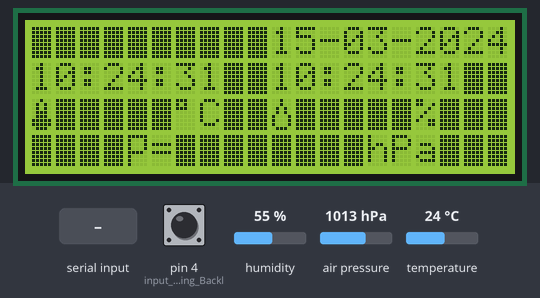
The sketch below on a simulated Arduino Uno, built with avr-gcc and run on an emulated ATmega328P. On the bench: 20×4 character LCD. Wiring (inferred from the names in the program): DS3231 clock at I2C address 0x68. Inputs (shaded band) come from the test bench; at power-on: air pressure 1013 hPa, pin 4 (input_for_switching_Backl) LOW, humidity 55 %, temperature 24 °C. The local clock reads 2024-03-15 10:24:30 at power-on unless the sketch sets it; what the sketch prints to the serial monitor is not drawn.

Above: at 1.7 s.
1.8 s: air pressure set to 952 hPa
At 4.5 s:
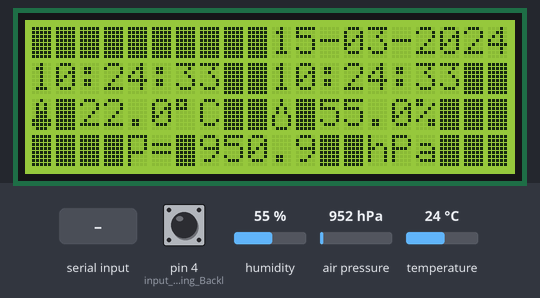
6.2 s: pin 4 (input_for_switching_Backl) pulled HIGH for 1 s
At 8.7 s:
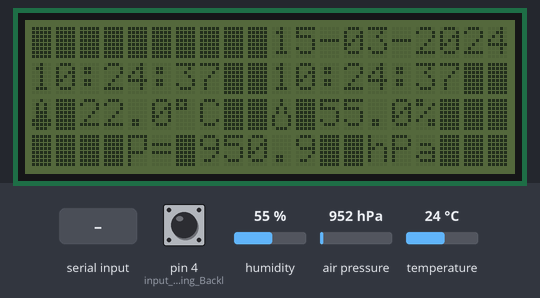
12.6 s: air pressure set to 1025 hPa
At 15.2 s:
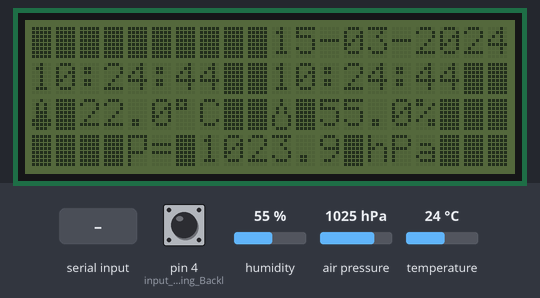
16.9 s: pin 4 (input_for_switching_Backl) pulled HIGH for 3.2 s
At 23.1 s:
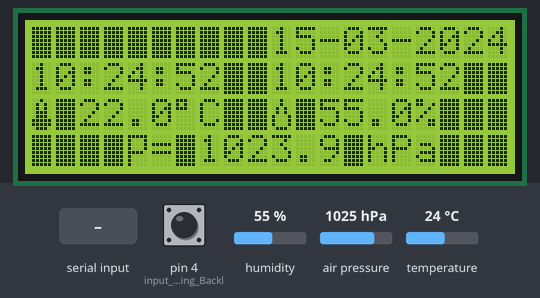
23.3 s: " " received over Serial
At 26.8 s:
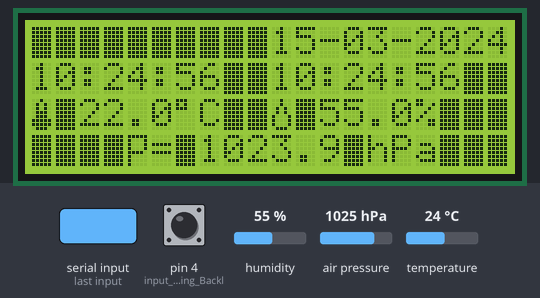
28.0 s: "?" received over Serial
At 35.54 s:
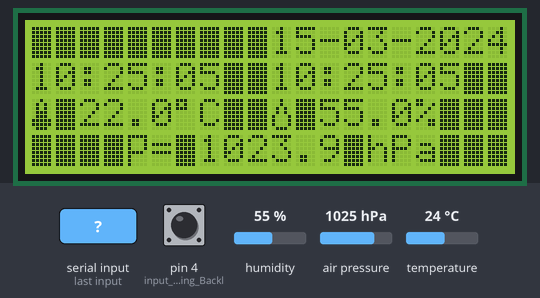
Timing chart, 0 to 35.6 s (numbered marks = the images above; inputs shaded):
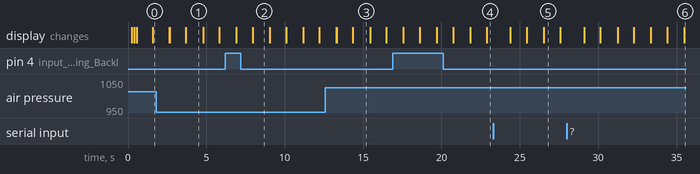

The sketch:

Ham_Shack_Display_v1.0.ino
```cpp
/* HAM Shack Information Display
 **************************************************************************************************
 *  Sketch to display Callsign, Date, UTC and Local Time, Temperature, Humidity and Barometric
 *  Airpressure on a 20 x 4 I2C LCD display
 *  This sketch is designed on a Arduino Nano. Arduino Uno is tested without any problem.
 *  Using a DS1307 Clockmodule, a AM2320 (DHT11) or similar Temperature and Humidity sensor and a BMP250 Barometric
 *  Airpressure sensor on Arduino.
 *  For the clockmodule you can also use a DS3231 RTC without need to change the library
 *  This sketch provides automatic switching of Summer- and Wintertime based on Central Europeen Time
 ****************************************************************************************************

   *** Clockmodule ***
   Initialisation of date and time, based on UTC, has te be done before running this sketch
   For this purpose, you can use the SetTime example in the library of the DS1307 Clockmodule
   You have to do this only once

   *** Initialisation Date and Time (UTC) in Clockmodule ***
   *************************************
   * Switch your PC to UTC time first ! *
   * ***********************************
   Go to the DS1307 Library amd select Examples
   Select the directory SetTime and the sketch TimeSet.ino
   Put on the Serial Monitor and run this sketch
   Date and time will be set automaticaly.
   Close this temporary sketch and run this HAM Shack Display sketch

***************************************************************************************************

   *** Personal info and Selections ***
   Via the serial monitor you can set your Callsign and preferences for the Date format
   Help information is provided

   ***  CALLSIGN ***
   Put in your own Callsign

   *** Date format ***
   Select your preferences to display the Date Format
   You can select : dd-mm-yyy or ddMMMyyyy ( Example: 10-04-2017 of 10APR2017

   *** Backlight ***
   Its possible to switch On and Off the Backlight via a push button.
   Pin D4 is input. Take Pin D4 with a 100K resistor to ground
   Connect the push button between +5 V and Pin D4 ( Arduino Nano)
   Extra: Build in automatic switch off backlight during night

   *** Barometric module ***
   In this sketch the Adafruit BMP280 is used, because this sensor can use 5V power and I2C bus
   Barometric Airpressure is displayed in hPa

   *** Corrections of displayed values ***
   Not all available sensors are equal
   If necessary, you can correct the displayed value of Temperature, Humidity and Barometric Air Pressure
   for your environment. See the mentioned lines in the sketch

   ***********************************************************************************************
   This sketch is based on the original simple design "Clock with Thermometer using Arduino" by Timofte Andrei,
   Translated and modified by Cor Struyk PA0GTB. The code is altered and further structured by Edwin Arts, PA7FRN
   Final Version 1.0 15 April 2017
   **********************************************************************************************
*/

#include <Wire.h>
#include <LiquidCrystal_I2C.h>
#include <AM2320.h>          // temperature / humidity sensor
#include <Time.h>
#include <Timezone.h>
#include <DS1307RTC.h>       // Clockmodule
#include <Adafruit_Sensor.h>
#include <Adafruit_BMP280.h> // Barometric sensor
#include <EEPROM.h>

#define VERSION_STRING "V1.0"

#define BMP_SCK 13
#define BMP_MISO 12
#define BMP_MOSI 11
#define BMP_CS 10

#define LED_OFF 0
#define LED_ON 1

#define LCD_ROW_COUNT  4
#define LCD_COL_COUNT 20

#define LCD_ROW_DATE 0
#define LCD_ROW_CALL 0
#define LCD_ROW_UTC  1
#define LCD_ROW_TIME 1
#define WEATHER_ROW   2

#define PRESSURE_ROW 3

//positions in LCD row 0
#define LCD_COL_CALL   1
#define LCD_EMPTY_CALL "          "
#define LCD_COL_DATE   10
#define LCD_EMPTY_DATE "          "

//positions in LCD row 1
#define LCD_COL_UTC   0
#define LCD_COL_TIME 10

//positions in LCD row 2
#define THERM_SYMBOL_COL     0
#define THERM_VALUE_COL      2
#define GRAD_SYMBOL_COL      6
#define HUMIDITY_SYMBOL_COL 10
#define HUMIDITY_VAL_COL    12
#define PROC_SYMBOL_COL     16

//positions in LCD row 3
#define PRESSURE_SYMBOL_COL  4
#define PRESSURE_VAL_COL     7
#define MBAR_COL            14

#define THERM_SYMBOL    1
#define HUMIDITY_SYMBOL 2
#define PRESSURE_SYMBOL 3

#define DATE_FORMAT_dd_mm_yyyy 0
#define DATE_FORMAT_ddMMMyyyy  1
#define DATE_FORMAT_MAX        1

#define CMD_CALL    "call"
#define CMD_DF      "df"

#define ADDR_CALL        0
#define ADDR_DATE_FORMAT 10

int dateFormat = DATE_FORMAT_dd_mm_yyyy;

// change these strings if you want another language than Dutch
String strMonth[12] = {
	"JAN", "FEB", "MRT",  "APR",  "MEI",  "JUN",  "JUL",  "AUG",  "SEP",  "OKT",  "NOV",  "DEC"
};

// Design of special Symbols

byte thermometer[8] = // Thermometer Symbol
{
    B00100,
    B01010,
    B01010,
    B01110,
    B01110,
    B11111,
    B11111,
    B01110
};

byte humiditySymbol[8] = // Humidity Symbol
{
    B00100,
    B00100,
    B01010,
    B01010,
    B10001,
    B10001,
    B10001,
    B01110,
};

byte pressure[8] = // Airpressure Symbol
{
    B11111,
    B10001,
    B10001,
    B10001,
    B11110,
    B10000,
    B10000,
    B10000
};

// Declare several Objects

// Temperature and Humidity Sensor
AM2320 th;

// Barometric sensor
Adafruit_BMP280 bme; // I2C bus

//Central European Time (Amsterdam, Frankfurt, Paris)
TimeChangeRule CEST = {"CEST", Last, Sun, Mar, 2, 120};     //Central European Summer Time
TimeChangeRule CET = {"CET ", Last, Sun, Oct, 3, 60};       //Central European Standard Time
Timezone CE(CEST, CET);

TimeChangeRule *tcr;        //pointer to the time change rule, use to get the TZ abbrev
time_t utc;

const unsigned long taskTime = 2000;
unsigned long taskTimer = 0;
String callsign = "<callsign>";

/* Display
   set the LCD address to 0x27 for a 20 chars 4 line display
   Set the pins on the I2C chip used for LCD connections:
*/

LiquidCrystal_I2C lcd(0x27, 2, 1, 0, 4, 5, 6, 7, 3, POSITIVE);

// Initital state of inputs for switching backlight display by button
  int i=0;
  int a=0;

void setup() {
  Serial.begin(9600);
  Wire.begin();
  !bme.begin();

  pinMode(4, INPUT);  // input for switching Backlight

  // Initialisation of display and used Symbols
  lcd.begin(LCD_COL_COUNT, LCD_ROW_COUNT);
  lcd.setBacklight(LED_OFF);  // Switch backlight OFF

  lcd.clear();
  lcd.createChar(THERM_SYMBOL,thermometer);
  lcd.createChar(HUMIDITY_SYMBOL,humiditySymbol);
  lcd.createChar(PRESSURE_SYMBOL,pressure);

  // Get time from RTC
  Wire.beginTransmission(0x68);
  Wire.write(0x07); // move pointer to SQW address
  Wire.write(0x10); // sends 0x10 (hex) 00010000 (binary) to control register - turns on square wave
  Wire.endTransmission();

  setSyncProvider(RTC.get);

  callsign = stringFromEeprom(ADDR_CALL);
  dateFormat = EEPROM.read(ADDR_DATE_FORMAT);
  if (dateFormat > DATE_FORMAT_MAX) {
    dateFormat = 0;
  }

  lcd.setCursor(LCD_COL_CALL, LCD_ROW_CALL);
  lcd.print(callsign);

  lcd.setCursor(THERM_SYMBOL_COL, WEATHER_ROW);
  lcd.write(THERM_SYMBOL);

  lcd.setCursor(GRAD_SYMBOL_COL, WEATHER_ROW);
  lcd.print((char)223); //temperature degree symbol
  lcd.print("C");

  lcd.setCursor(HUMIDITY_SYMBOL_COL, WEATHER_ROW);
  lcd.write(HUMIDITY_SYMBOL);

  lcd.setCursor(PROC_SYMBOL_COL, WEATHER_ROW);
  lcd.print("%");

  lcd.setCursor(PRESSURE_SYMBOL_COL, PRESSURE_ROW);
  lcd.write(PRESSURE_SYMBOL);
  lcd.print("=");
  lcd.setCursor(MBAR_COL, PRESSURE_ROW);
  lcd.print("hPa");

  Serial.println("Ham_Shack_Information_Display " + String(VERSION_STRING));
  Serial.println("Settings can be made via this serial interface.");
  handleCommand("", "");
}

void loop() {   // begin of loop
  utc = now();
  time_t t = CE.toLocal(utc, &tcr);

  // Button backlight on/off routine in combination with time set
  // Automatic switch off Backlight during night hours

  // if (i == 0){lcd.setBacklight(LED_ON);}  else{lcd.setBacklight(LED_OFF);}

  if ((hour(t) > 7) && (i == 0)){ lcd.setBacklight(LED_ON);}
     else {lcd.setBacklight(LED_OFF);} // set on at 07:00 and off during night hours

  if (i == 0 && digitalRead(4) == HIGH && a == 1){i = 1;} else{} // Backlight ON
  if (i == 1 && digitalRead(4) == HIGH && a == 0){i = 0;} else{} // Backlight OFF

  if (i == 0 && digitalRead(4) == LOW){a = 1;} else{} // BL = OFF  Button clear
  if (i == 1 && digitalRead(4) == LOW){a = 0;} else{} // BL = ON   Button clear


  printTime(utc, LCD_COL_UTC , LCD_ROW_UTC );
  printTime(t  , LCD_COL_TIME, LCD_ROW_TIME);
  printDate(t  , LCD_COL_DATE, LCD_ROW_DATE);

  checkSerialInput();

  unsigned long currentMillis = millis();
  if (currentMillis - taskTimer >= taskTime) {
    taskTimer = currentMillis;
    show_weather();       //displaying temperature, humidity and air pressure
  }
}

void checkSerialInput() {
  String input = Serial.readString();
  if (input != "") {
    Serial.println();
    Serial.println(input);
    input.trim();
    int idx = input.indexOf(" ");
    String cmd = input;
    String par = "";
    if (idx > -1) {
      cmd = input.substring(0, idx);
      par = input.substring(idx+1);
    }
    cmd.trim();
    par.trim();
    handleCommand(cmd, par);
  }
}

void handleCommand(String cmd, String par) {
  if (cmd == CMD_CALL) {
    if ((par == "?") || (par == "")) {
      Serial.print("type ");
      Serial.print(CMD_CALL);
      Serial.println(" followed by callsign, like:");
      Serial.print(CMD_CALL);
      Serial.println(" PA0GTB");
    }
    else {
      callsign = par;
      lcd.setCursor(LCD_COL_CALL, LCD_ROW_CALL);
      lcd.print(LCD_EMPTY_CALL);
      lcd.setCursor(LCD_COL_CALL, LCD_ROW_CALL);
      lcd.print(callsign);
      stringToEeprom(ADDR_CALL, callsign);
      Serial.print(callsign);
      Serial.println(" set");
    }
  }
  else if (cmd == CMD_DF) {
    if (par == "dd_mm_yyyy") {
      lcd.setCursor(LCD_COL_DATE, LCD_ROW_DATE);
      lcd.print(LCD_EMPTY_DATE);
      dateFormat = DATE_FORMAT_dd_mm_yyyy;
      EEPROM.write(ADDR_DATE_FORMAT, dateFormat);
      Serial.print(par);
      Serial.println(" set");
    }
    else if (par == "ddMMMyyyy") {
      lcd.setCursor(LCD_COL_DATE, LCD_ROW_DATE);
      lcd.print(LCD_EMPTY_DATE);
      dateFormat = DATE_FORMAT_ddMMMyyyy;
      EEPROM.write(ADDR_DATE_FORMAT, dateFormat);
      Serial.print(par);
      Serial.println(" set");
    }
    else {
      Serial.print("type ");
      Serial.print(CMD_DF);
      Serial.println(" followed by format. Valid formats are:");
      Serial.print(CMD_DF);
      Serial.println(" dd_mm_yyyy");
      Serial.print(CMD_DF);
      Serial.println(" ddMMMyyyy");
    }
  }
   else {
     Serial.println("Valid commands are:");
     Serial.print("  ");
     Serial.print(CMD_CALL);
     Serial.println(" to set the callsign"   );
     Serial.print("  ");
     Serial.print(CMD_DF);
     Serial.println(" to set the date format");
     Serial.print("  ");
  }
}

void show_weather() {
  th.Read();

  // Show Temperature and Humidity
  sPrintRightAlign((th.t-2), 4, 1, THERM_VALUE_COL , WEATHER_ROW); // If neccesay, correction of temperature t-x / t+x on display ( shown -2)
  sPrintRightAlign(th.h+0, 4, 1, HUMIDITY_VAL_COL, WEATHER_ROW);   // If neccesary, correction of humidity h-x / h+x on display   ( shown +0)

  // Show Barometric Airpressure
  sPrintRightAlign((bme.readPressure()/100-1.11), 4, 1, PRESSURE_VAL_COL, PRESSURE_ROW); // If neccesary, correction of air pressure hPa on display (shown -1,11)
}

void printTime(time_t t, int col, int row) {
  lcd.setCursor(col, row);
  sPrintDigits(hour(t));
  lcd.print(":");
  sPrintDigits(minute(t));
  lcd.print(":");
  sPrintDigits(second(t));
}

void printDate(time_t t, int col, int row) {
  lcd.setCursor(col, row);
  switch (dateFormat) {
    case DATE_FORMAT_dd_mm_yyyy:
      sPrintDigits(day(t));
      lcd.print("-");
      sPrintDigits(month(t));
      lcd.print("-");
      lcd.print(String(year(t)));
  	  break;
  	case DATE_FORMAT_ddMMMyyyy:
      sPrintDigits(day(t));
      lcd.print(strMonth[month(t)-1]);
      lcd.print(String(year(t)));
      break;
  }
}

void sPrintDigits(int val) {
  if(val < 10) {
    lcd.print("0");
  }
  lcd.print(String(val));
}

void sPrintRightAlign(float val, int positions, int decimals, int col, int row) {
  lcd.setCursor(col, row);
  String strVal = String(val, decimals);
  while (strVal.length() < positions) {
    strVal = " " + strVal;
  }
  lcd.print(strVal);
}

void stringToEeprom(int eepromAddress, String aString) {
  int stringLength = aString.length();
  EEPROM.write(eepromAddress, stringLength);
  for (int i=0; i<stringLength; i++) {
    EEPROM.write(eepromAddress+1+i, aString[i]);
  }
}

String stringFromEeprom(int eepromAddress) {
  String resultString = "";
  int stringLength = EEPROM.read(eepromAddress);
  for (int i=0; i<stringLength; i++) {
    resultString = resultString + " ";
    resultString[i] = EEPROM.read(eepromAddress+1+i);
  }
  return resultString;

}

/* ( THE END ) */
```

Measured:
- after the input at 1.8 s, the display: first changes after 0.84 s (image 1 shows a later state)
- after the input at 6.2 s, the display: first differs from a run without the input after 1.8 s (image 2)
- after the input at 12.6 s, the display: first changes after 0.69 s (image 3 shows a later state)
- after the input at 16.9 s, the display: first differs from a run without the input after 1.7 s (image 4 shows a later state)
- what the display in image 1 shows lasts 1.1 s, from 3.7 s to 4.8 s
- what the display in image 5 shows lasts 1.1 s, from 26.5 s to 27.6 s
